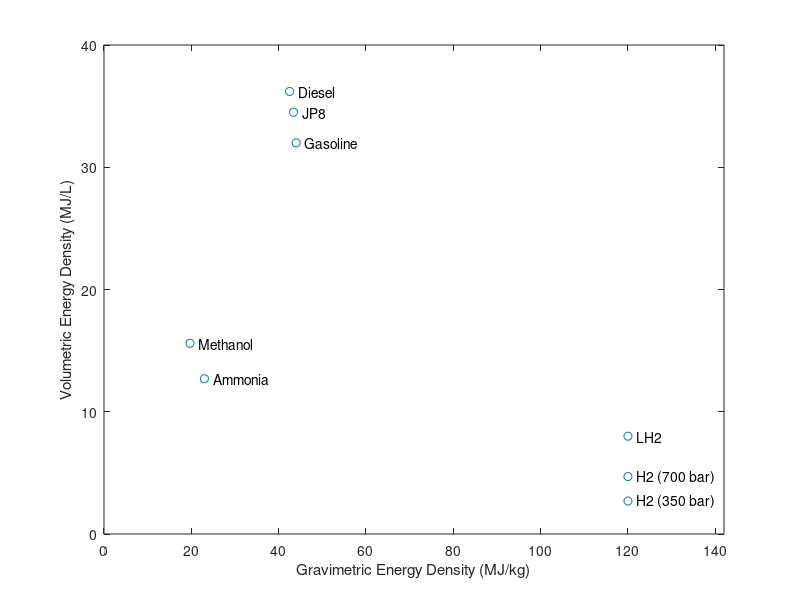

This figure's MATLAB source:
grav = [43.4 44 120 120 120 19.7 23 42.5];
vol = [34.5 32 8 2.7 4.7 15.6 12.7 36.2];

plot(grav,vol, 'o');
xlabel("Gravimetric Energy Density (MJ/kg)");
ylabel("Volumetric Energy Density (MJ/L)");
xlim([0 142]);

text(45.4, 34.5, "JP8");
text(46, 32, "Gasoline");
text(122, 8, "LH2");
text(122, 2.7, "H2 (350 bar)");
text(122, 4.7, "H2 (700 bar)");
text(21.7, 15.6, "Methanol");
text(25, 12.7, "Ammonia");
text(44.5, 36.2, "Diesel");